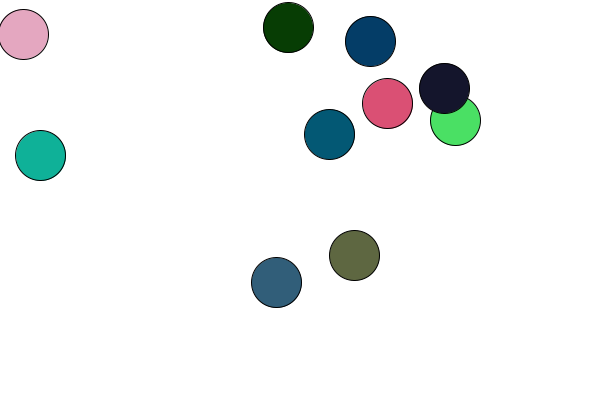
Frame 1 (no input)
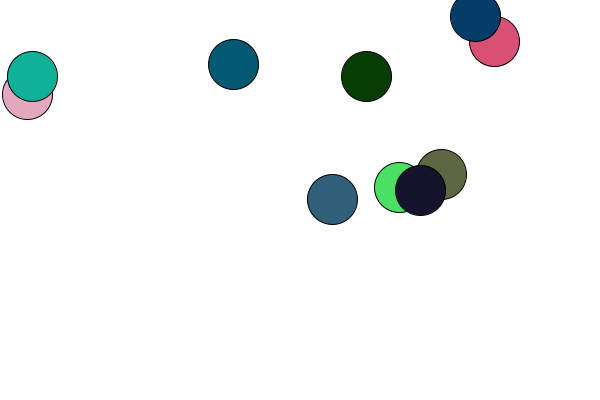
Frame 60 (the mouse pressed at the canvas centre just before this capture)
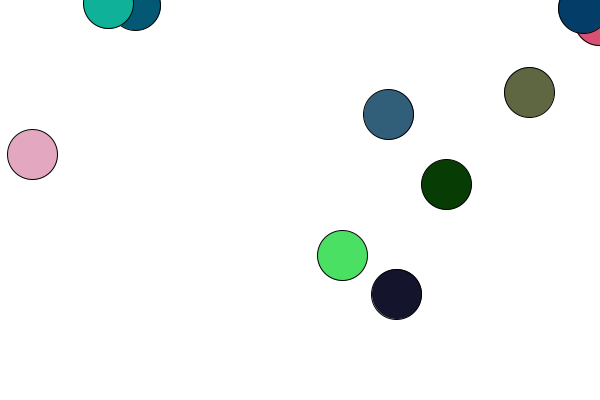
Frame 120 (the mouse held since frame 60 and released just before this capture)

The Processing sketch that drew these frames (run headless with seeded random() and noise(); from frame 60 on, the mouse is pressed at the canvas centre):

// Processing sketch: SS5_Array
// ── SS5_Array.pde
// click on screen to move balls
int numEllipses = 10;
float[] xPos = new float[numEllipses];
float[] yPos = new float[numEllipses];
float[] xSpeed = new float[numEllipses];
float[] ySpeed = new float[numEllipses];
int[] colors = new int[numEllipses];

void setup() {
  size(600, 400);
  for (int i = 0; i < numEllipses; i++) {
    xPos[i] = random(width);
    yPos[i] = random(height);
    xSpeed[i] = random(-2, 2);
    ySpeed[i] = random(-2, 2);
    colors[i] = color(random(255), random(255), random(255));
  }
}

void draw() {
  background(255);
  for (int i = 0; i < numEllipses; i++) {
    fill(colors[i]);
    ellipse(xPos[i], yPos[i], 50, 50);
    xPos[i] += xSpeed[i];
    yPos[i] += ySpeed[i];
    if (xPos[i] < 0 || xPos[i] > width) {
      xSpeed[i] *= -1;
    }
    if (yPos[i] < 0 || yPos[i] > height) {
      ySpeed[i] *= -1;
    }
  }
}

void mousePressed() {
  for (int i = 0; i < numEllipses; i++) {
    float d = dist(mouseX, mouseY, xPos[i], yPos[i]);
    if (d < 25) {
      xPos[i] = random(width);
      yPos[i] = random(height);
    }
  }
}
